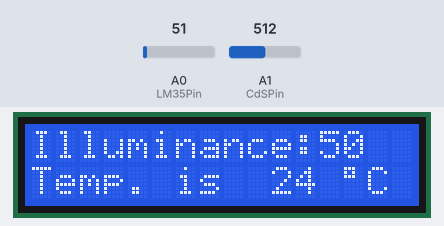
The sketch below on a simulated Arduino Uno, built with avr-gcc and run on an emulated ATmega328P. Shown: 16×2 character LCD. Inputs (shaded band) come from the test bench; at power-on: A0 (LM35Pin) = 51, A1 (CdSPin) = 512.

Above: at 4.3 s.
4.4 s: A0 (LM35Pin) set to 61
At 5.9 s:
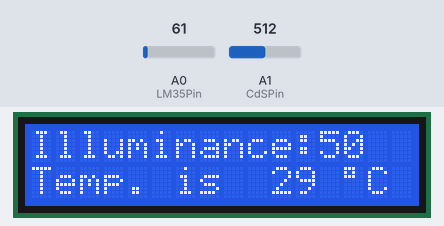
7.1 s: A1 (CdSPin) set to 716
At 8.0 s:
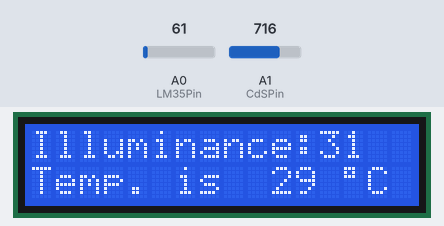
9.8 s: A0 (LM35Pin) set to 71
At 12.3 s:
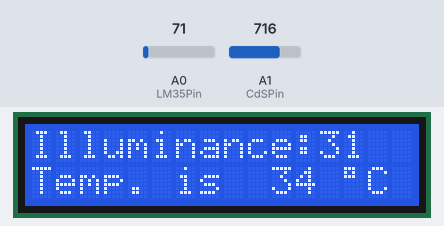
12.6 s: A1 (CdSPin) set to 900
At 14.4 s:
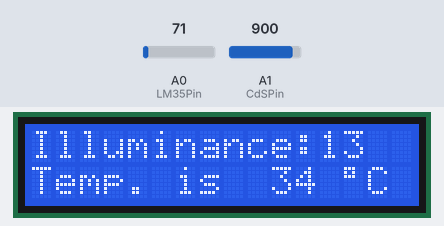
15.3 s: A0 (LM35Pin) set to 86
At 18.4 s:
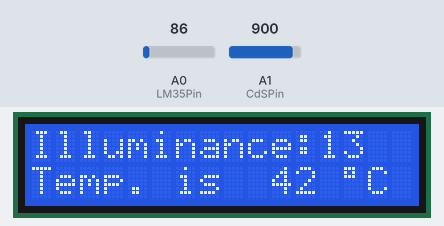
18.7 s: A1 (CdSPin) set to 1023
At 20.7 s:
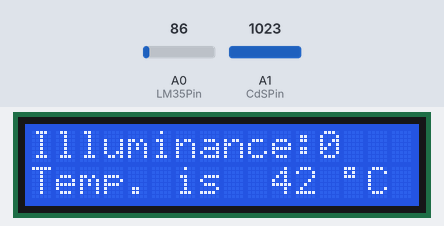
Timing chart, 0 to 22.2 s (numbered marks = the images above; inputs shaded):
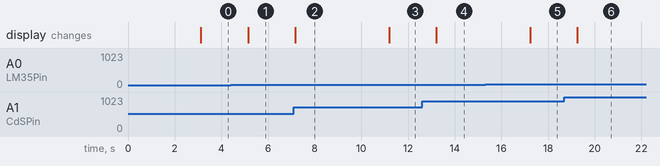

The sketch:

AR16_cds_Im35.ino
```cpp
#include <Wire.h>

#include <LiquidCrystal_I2C.h>


LiquidCrystal_I2C lcd(0x27,16,2);

const int LM35Pin = 0;
const int CdSPin = 1;

void setup() {

  // 16X2 LCD 모듈 설정하고 백라이트를 켠다.
  lcd.init(); // LCD 설정
  lcd.backlight();

  // 메세지를 표시한다.
  lcd.print("ex 6.3");
  lcd.setCursor(0,1);
  lcd.print("Checking Temp.");

  // 3초동안 메세지를 표시한다.
  delay(3000);

  // 모든 메세지를 삭체한 뒤
  // 숫자를 제외한 부분들을 미리 출력시킨다.

  lcd.clear();
  lcd.setCursor(0,0);
  lcd.print("Illuminance: ");
  lcd.setCursor(0,1);
  lcd.print("Temp. is");

  //LCD 문자표에서 '°' 기호를 직접 써준다
  lcd.setCursor(13,1);
  lcd.write(B11011111);
  lcd.setCursor(14,1);
  lcd.print("C");

}

void loop(){
  int adcValue1; // 실제 센서로부터 읽은 값 (0~1023)
  int adcValue2;
  int illuminance;
  long temp; // 현재의 온도


  adcValue1 = analogRead(CdSPin);
  adcValue2 = analogRead(LM35Pin);
  illuminance = map(adcValue1, 0, 1023, 100, 0);
  temp = (adcValue2 * 500L) / 1023;


  lcd.setCursor(12,0);
  lcd.print("      ");
  lcd.setCursor(12,0);
  lcd.print(illuminance);

  lcd.setCursor(10,1);
  lcd.print("   ");
  lcd.setCursor(10,1);
  lcd.print(temp);
  delay(2000);
}
```

Measured:
- after the input at 4.4 s, the display: changes after 0.74 s (image 1)
- after the input at 7.1 s, the display: changes after 0.06 s (image 2)
- after the input at 9.8 s, the display: changes after 1.4 s (image 3)
- after the input at 12.6 s, the display: changes after 0.61 s (image 4)
- after the input at 15.3 s, the display: changes after 1.9 s (image 5)
- after the input at 18.7 s, the display: changes after 0.55 s (image 6)
